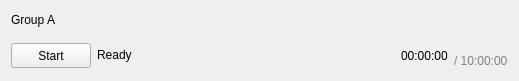
<?xml version="1.0" encoding="UTF-8"?>
<ui version="4.0">
 <class>RecordingControlsWidget</class>
 <widget class="QWidget" name="RecordingControlsWidget">
  <property name="geometry">
   <rect>
    <x>0</x>
    <y>0</y>
    <width>519</width>
    <height>81</height>
   </rect>
  </property>
  <property name="sizePolicy">
   <sizepolicy hsizetype="Preferred" vsizetype="Maximum">
    <horstretch>0</horstretch>
    <verstretch>0</verstretch>
   </sizepolicy>
  </property>
  <property name="windowTitle">
   <string>Frame</string>
  </property>
  <layout class="QVBoxLayout" name="verticalLayout">
   <item>
    <widget class="QLabel" name="lbl_group_name">
     <property name="sizePolicy">
      <sizepolicy hsizetype="Preferred" vsizetype="Maximum">
       <horstretch>0</horstretch>
       <verstretch>0</verstretch>
      </sizepolicy>
     </property>
     <property name="text">
      <string>Group A</string>
     </property>
    </widget>
   </item>
   <item>
    <widget class="QFrame" name="frm_preview">
     <property name="sizePolicy">
      <sizepolicy hsizetype="Preferred" vsizetype="Maximum">
       <horstretch>0</horstretch>
       <verstretch>0</verstretch>
      </sizepolicy>
     </property>
     <property name="frameShape">
      <enum>QFrame::NoFrame</enum>
     </property>
     <property name="frameShadow">
      <enum>QFrame::Raised</enum>
     </property>
    </widget>
   </item>
   <item>
    <widget class="QFrame" name="frm_controls">
     <property name="sizePolicy">
      <sizepolicy hsizetype="Preferred" vsizetype="Maximum">
       <horstretch>0</horstretch>
       <verstretch>0</verstretch>
      </sizepolicy>
     </property>
     <property name="frameShape">
      <enum>QFrame::NoFrame</enum>
     </property>
     <property name="frameShadow">
      <enum>QFrame::Raised</enum>
     </property>
     <layout class="QHBoxLayout" name="horizontalLayout">
      <property name="leftMargin">
       <number>0</number>
      </property>
      <property name="topMargin">
       <number>0</number>
      </property>
      <property name="rightMargin">
       <number>0</number>
      </property>
      <property name="bottomMargin">
       <number>0</number>
      </property>
      <item>
       <widget class="QPushButton" name="btn_start">
        <property name="minimumSize">
         <size>
          <width>80</width>
          <height>25</height>
         </size>
        </property>
        <property name="text">
         <string>Start</string>
        </property>
       </widget>
      </item>
      <item>
       <widget class="QLabel" name="lbl_status">
        <property name="sizePolicy">
         <sizepolicy hsizetype="Expanding" vsizetype="Preferred">
          <horstretch>0</horstretch>
          <verstretch>0</verstretch>
         </sizepolicy>
        </property>
        <property name="text">
         <string>Ready</string>
        </property>
        <property name="textFormat">
         <enum>Qt::RichText</enum>
        </property>
       </widget>
      </item>
      <item>
       <widget class="QLabel" name="lbl_recording_time">
        <property name="text">
         <string>00:00:00</string>
        </property>
       </widget>
      </item>
      <item>
       <widget class="QLabel" name="lbl_duration">
        <property name="font">
         <font>
          <pointsize>9</pointsize>
         </font>
        </property>
        <property name="styleSheet">
         <string notr="true">QLabel { color: grey; }
QLabel:hover { 
    text-decoration: underline;
}</string>
        </property>
        <property name="text">
         <string>/ 10:00:00</string>
        </property>
        <property name="alignment">
         <set>Qt::AlignBottom|Qt::AlignLeading|Qt::AlignLeft</set>
        </property>
       </widget>
      </item>
     </layout>
    </widget>
   </item>
  </layout>
 </widget>
 <resources/>
 <connections/>
</ui>
